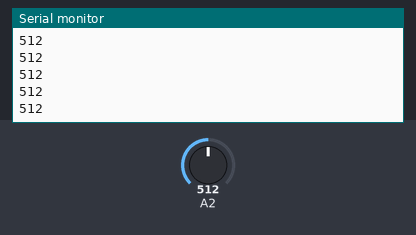
Bench run of a sketch on a simulated Arduino Uno, built with avr-gcc and run on an emulated ATmega328P. Parts: the last lines printed to the serial monitor. Inputs (shaded band) come from the test bench; at power-on: A2 = 512.

Above: at 1.2 s.
1.3 s: A2 set to 716
At 2.0 s:
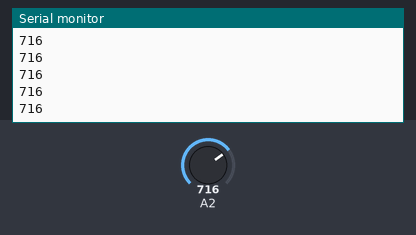
2.8 s: A2 set to 900
At 3.4 s:
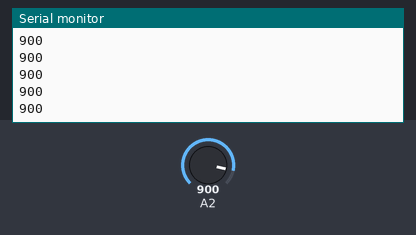
Timing chart, 0 to 5.8 s (numbered marks = the images above; inputs shaded):
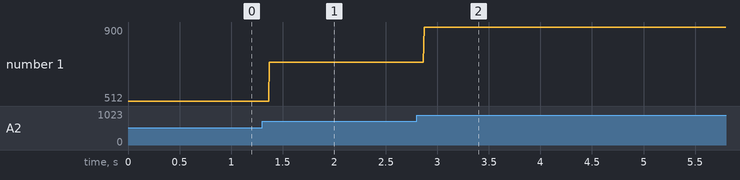

Measured:
- after the input at 1.3 s, the serial monitor: prints a new line after 0.07 s (image 1)
- after the input at 2.8 s, the serial monitor: prints a new line after 0.07 s (image 2)
- plotted number 1: 512 → 716 after the input at 1.3 s, 716 → 900 after the input at 2.8 s

The sketch:

mq4.ino
```cpp
// the setup routine runs once when you press reset:
void setup() {
  // initialize serial communication at 9600 bits per second:
  Serial.begin(9600);
}

// the loop routine runs over and over again forever:
void loop() {
  // read the input on analog pin 0:
  int mq4SensorValue = analogRead(A2);
  // print out the value you read:
  Serial.println(mq4SensorValue);
  delay(1);        // delay in between reads for stability
}
```
